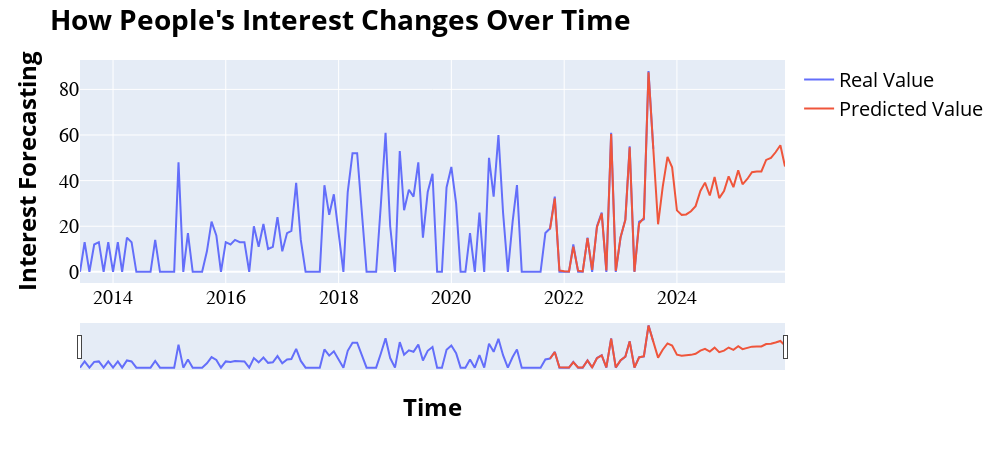
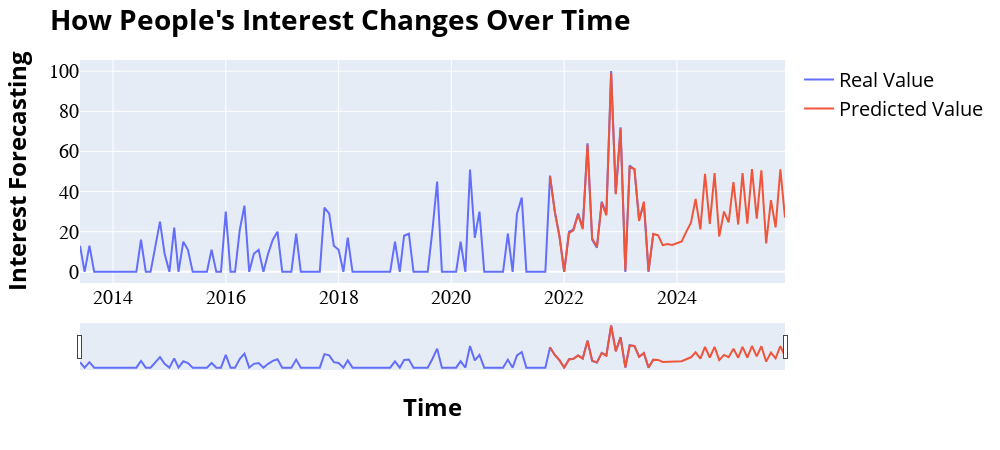

The code cell stored with these charts, in order, in its notebook:
### Markdown cell above
# Modeling

## ML

### Code cell
for df in [df_global, df_local]:
    model, Score_te = modeling_RandomForestRegressor_slidingwindow1D(df, SEQUENCE=SEQUENCE, Y_SCALING=Y_SCALING, MOVING_TYPE=MOVING_TYPE,
                                                   TRAIN_WINDOW=TRAIN_WINDOW, FORECASTING_PERIOD=FORECASTING_PERIOD,
                                                   LOSS=LOSS_ML, GRIDSEARCH_PARAMS=PARAMS_BAG, CV_SPLITS=CV_SPLITS,
                                                   PLOT_TITLE=PLOT_TITLE, PLOT_XLABEL=PLOT_XLABEL, PLOT_YLABEL=PLOT_YLABEL)
    display(Score_te)

### Figure 1 — Plotly figure (JSON) as saved in the notebook; plotly's stock layout.template omitted (floating-point values rounded to 4 significant figures; data arrays with more than 128 entries replaced by an {"elided": "..."} marker saying what was removed)
{"data": [{"hovertemplate": "variable=Real Value<br>index=%{x}<br>value=%{y}<extra></extra>", "legendgroup": "Real Value", "line": {"color": "#636efa", "dash": "solid"}, "marker": {"symbol": "circle"}, "mode": "lines", "name": "Real Value", "orientation": "v", "showlegend": true, "type": "scatter", "x": {"elided": "151 str values"}, "xaxis": "x", "y": {"elided": "151 int values"}, "yaxis": "y"}, {"hovertemplate": "variable=Predicted Value<br>index=%{x}<br>value=%{y}<extra></extra>", "legendgroup": "Predicted Value", "line": {"color": "#EF553B", "dash": "solid"}, "marker": {"symbol": "circle"}, "mode": "lines", "name": "Predicted Value", "orientation": "v", "showlegend": true, "type": "scatter", "x": {"elided": "151 str values"}, "xaxis": "x", "y": {"elided": "151 float values"}, "yaxis": "y"}], "layout": {"font": {"color": "black", "size": 20}, "height": 450, "legend": {"title": {"text": ""}, "tracegroupgap": 0}, "margin": {"t": 60}, "title": {"text": "<b>How People's Interest Changes Over Time<b>"}, "width": 1000, "xaxis": {"anchor": "y", "domain": [0, 1], "rangeslider": {"visible": true}, "tickfont": {"family": "Arial Black"}, "title": {"text": "<b>Time<b>"}}, "yaxis": {"anchor": "x", "domain": [0, 1], "tickfont": {"family": "Arial Black"}, "title": {"text": "<b>Interest Forecasting<b>"}}}}

### Figure 2 — Plotly figure (JSON) as saved in the notebook; plotly's stock layout.template omitted (floating-point values rounded to 4 significant figures; data arrays with more than 128 entries replaced by an {"elided": "..."} marker saying what was removed)
{"data": [{"hovertemplate": "variable=Real Value<br>index=%{x}<br>value=%{y}<extra></extra>", "legendgroup": "Real Value", "line": {"color": "#636efa", "dash": "solid"}, "marker": {"symbol": "circle"}, "mode": "lines", "name": "Real Value", "orientation": "v", "showlegend": true, "type": "scatter", "x": {"elided": "151 str values"}, "xaxis": "x", "y": {"elided": "151 int values"}, "yaxis": "y"}, {"hovertemplate": "variable=Predicted Value<br>index=%{x}<br>value=%{y}<extra></extra>", "legendgroup": "Predicted Value", "line": {"color": "#EF553B", "dash": "solid"}, "marker": {"symbol": "circle"}, "mode": "lines", "name": "Predicted Value", "orientation": "v", "showlegend": true, "type": "scatter", "x": {"elided": "151 str values"}, "xaxis": "x", "y": {"elided": "151 float values"}, "yaxis": "y"}], "layout": {"font": {"color": "black", "size": 20}, "height": 450, "legend": {"title": {"text": ""}, "tracegroupgap": 0}, "margin": {"t": 60}, "title": {"text": "<b>How People's Interest Changes Over Time<b>"}, "width": 1000, "xaxis": {"anchor": "y", "domain": [0, 1], "rangeslider": {"visible": true}, "tickfont": {"family": "Arial Black"}, "title": {"text": "<b>Time<b>"}}, "yaxis": {"anchor": "x", "domain": [0, 1], "tickfont": {"family": "Arial Black"}, "title": {"text": "<b>Interest Forecasting<b>"}}}}
